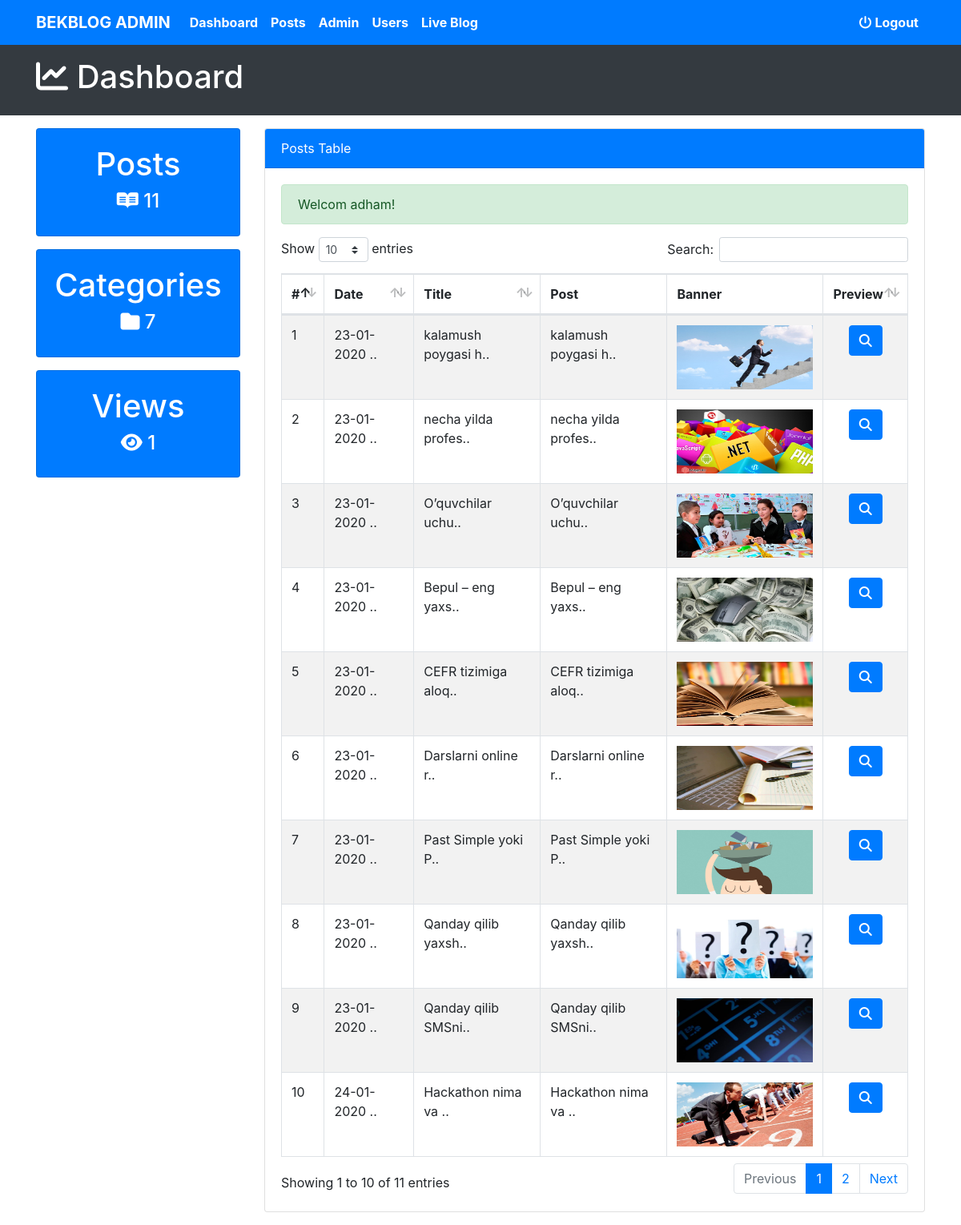
Page /admin/Dashboard.php (signed in) on the committed database.
### tables this page shows
CREATE TABLE `post` (
  `id` int(10) NOT NULL,
  `datetime` varchar(50) NOT NULL,
  `title` varchar(300) NOT NULL,
  `category` varchar(20) NOT NULL,
  `image` varchar(50) NOT NULL,
  `post` varchar(10000) NOT NULL
);

### admin/Dashboard.php (the view, shortened to what this page needs)
<?php require_once("../Includes/Functions.php"); ?>
<?php require_once("../Includes/Sessions.php"); ?>
<!DOCTYPE html>
<html lang="en">
  <head>
    <link rel="stylesheet" href="../css/bootstrap.min.css">
    <link rel="stylesheet" href="../css/style.css" >
     <link rel="stylesheet" href="../css/dataTables.bootstrap4.min.css">
  </head>
  <body>
    <nav class="navbar navbar-expand-lg navbar-dark text-white bg-primary">
        <div class="container">
        <a href="#" class="navbar-brand font-weight-bold">BEKBLOG ADMIN</a>
            <div class="collapse navbar-collapse" id="navbarcollapseCMS">
            <ul class="navbar-nav mr-auto">
              <li class="nav-item">
             <a href="Dashboard.php" class="nav-link text-white font-weight-bold">Dashboard</a>
             </li>
                <li class="nav-item">
             <a href="post.php" class="nav-link text-white font-weight-bold">Posts</a>
             </li>
                 <li class="nav-item">
             <a href="#" class="nav-link text-white font-weight-bold">Admin</a>
             </li>
                <li class="nav-item">
             <a href="#" class="nav-link text-white font-weight-bold">Users</a>
             </li>
                <li class="nav-item">
             <a href="#" class="nav-link text-white font-weight-bold">Live Blog</a>
             </li>
            </ul>
            <ul class="navbar-nav ml-auto">
             <li class="nav-item"><a href="#" class="nav-link text-white font-weight-bold"><i class="fas fa-power-off"></i> Logout</a></li>
            </ul>
                </div>
        </div>
        </nav>
<header class="bg-dark text-white py-3">
    <div class="container">
    <div class="row">
        <div class="col-md-12">
        <h1> <i class="fas fa-chart-line"></i> Dashboard</h1>
        </div>
    </div>
    </div>
    </header>
     <section class="my-3">
       <div class="container">
         <div class="row">
            <div class="col-md-3">
               <div class="card text-center bg-primary text-white mb-3">
               <div class="card-body">
                 <h1>Posts</h1>
                   <h4 class="display-5">
                    <i class="fab fa-readme"></i>
                     <?php
                       $sql = "SELECT COUNT(*) FROM post";
                       $stmt = $ConnectingDB ->query($sql);
                       $TotalRows= $stmt->fetch();
                       $TotalPosts= array_shift($TotalRows);
                       echo $TotalPosts;
                       ?>
                   </h4>
                </div>
               </div>
                <div class="card text-center bg-primary text-white mb-3">
               <div class="card-body">
                 <h1 >Categories</h1>
                   <h4 class="display-5">
                    <i class="fas fa-folder"></i>
                      <?php
                       $sql = "SELECT COUNT(*) FROM category";
                       $stmt = $ConnectingDB ->query($sql);
                       $TotalRows= $stmt->fetch();
                       $TotalCategories= array_shift($TotalRows);
                       echo $TotalCategories;
                       ?>
                   </h4>
                </div>
               </div>
                <div class="card text-center bg-primary text-white mb-3">
               <div class="card-body">
                 <h1>Views</h1>
                   <h4 class="display-5">
                   <i class="fas fa-eye"></i>
                     <?php
                       $sql = "SELECT COUNT(*) FROM counter_table";
                       $stmt = $ConnectingDB ->query($sql);
                       $TotalRows= $stmt->fetch();
                       $TotalCategories= array_shift($TotalRows);
                       echo $TotalCategories;
                       ?>
                   </h4>
                </div>
               </div>
             </div>
              <div class="col-md-9">
              <div class="card ">
      <div class="card-header bg-primary text-white">Posts Table</div>
         <div class="card-body">
             <?php
         echo SuccessMessage();
         ?>
               <table id="example" class="table table-striped table-bordered" style="width:100%">
        <thead>
            <tr>
                <th>#</th>
                <th>Date</th>
                <th>Title</th>
                <th>Post</th>
                <th>Banner</th>
                <th>Preview</th>
            </tr>
        </thead>
        <tbody>
            <?php
            $sql = "SELECT* FROM post";
            $stmt= $ConnectingDB -> query($sql);
            $Sr = 0;
            while ($DateRows=$stmt->fetch()){
                    $Id= $DateRows["id"];
                    $DateTime=$DateRows["datetime"];
                    $PostTitle=$DateRows["title"];
                    $Image=$DateRows["image"];
                    $Sr++;
            ?>
            <tr>
                <td><?php echo $Sr; ?></td>
                <td>
                    <?php
                          if(strlen($DateTime)>11){$DateTime=substr($DateTime,0,11).'..';}
                          echo $DateTime;
                    ?>
                </td>
                <td>
                    <?php
                         if(strlen($PostTitle)>20){$PostTitle=substr($PostTitle,0,18).'..';}
                         echo $PostTitle;
                    ?>
                </td>
                <td>
                    <?php
                         echo $PostTitle;
                    ?>
                </td>
                <td class="text-center">
                    <img src="../uploads/<?php echo $Image;?>" width="170px"; height="80px">
                </td>
                <td class="text-center">
                    <a href="../fullpost.php?id=<?php echo $Id; ?>"><span class="btn btn-primary"><i class="fas fa-search"></i></span></a>
                </td>
           </tr>
            <?php }?>
                   </tbody>
             </table>
         </div>
    </div>
             </div>
         </div>
         </div>
     </section>
  </body>
</html>

### Includes/Sessions.php (shortened to what this page needs)
<?php
function SuccessMessage(){
    if(isset($_SESSION["SuccessMessage"])){
        $Output="<div class=\"alert alert-success\">";
        $Output .=htmlentities($_SESSION["SuccessMessage"]);
        $Output .="</div>";
        return $Output;
    }
}
?>

### css/style.css (style rules this page uses)
nav .navbar-nav li a { color: dark !important; }

### rows in the picture
post: datetime "23-01-2020 ..", title "kalamush poygasi h..", image (picture)
post: datetime "23-01-2020 ..", title "necha yilda profes..", image (picture)
post: datetime "23-01-2020 ..", title "O’quvchilar uchu..", image (picture)
post: datetime "23-01-2020 ..", title "Bepul – eng yaxs..", image (picture)
post: datetime "23-01-2020 ..", title "CEFR tizimiga aloq..", image (picture)
post: datetime "23-01-2020 ..", title "Darslarni online r..", image (picture)
post: datetime "23-01-2020 ..", title "Past Simple yoki P..", image (picture)
post: datetime "23-01-2020 ..", title "Qanday qilib yaxsh..", image (picture)
post: datetime "23-01-2020 ..", title "Qanday qilib SMSni..", image (picture)
post: datetime "24-01-2020 ..", title "Hackathon nima va ..", image (picture)

### other values in the picture
$TotalPosts "11"
$TotalCategories "7"
$TotalCategories "1"
SuccessMessage() "Welcom adham!"
